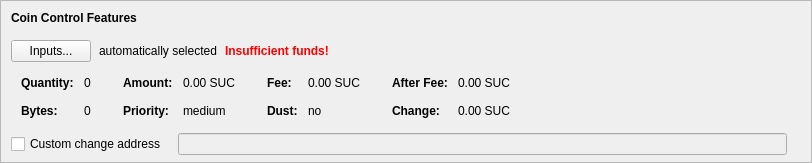
    <widget class="QFrame" name="frameCoinControl">
     <property name="sizePolicy">
      <sizepolicy hsizetype="Expanding" vsizetype="Expanding">
       <horstretch>0</horstretch>
       <verstretch>0</verstretch>
      </sizepolicy>
     </property>
     <property name="maximumSize">
      <size>
       <width>16777215</width>
       <height>16777215</height>
      </size>
     </property>
     <property name="frameShape">
      <enum>QFrame::StyledPanel</enum>
     </property>
     <property name="frameShadow">
      <enum>QFrame::Sunken</enum>
     </property>
     <layout class="QVBoxLayout" name="verticalLayoutCoinControl2">
      <property name="spacing">
       <number>0</number>
      </property>
      <property name="leftMargin">
       <number>0</number>
      </property>
      <property name="topMargin">
       <number>0</number>
      </property>
      <property name="rightMargin">
       <number>0</number>
      </property>
      <property name="bottomMargin">
       <number>6</number>
      </property>
      <item>
       <layout class="QVBoxLayout" name="verticalLayoutCoinControl" stretch="0,0,0,0,1">
        <property name="spacing">
         <number>0</number>
        </property>
        <property name="leftMargin">
         <number>10</number>
        </property>
        <property name="topMargin">
         <number>10</number>
        </property>
        <item>
         <layout class="QHBoxLayout" name="horizontalLayoutCoinControl1">
          <property name="bottomMargin">
           <number>15</number>
          </property>
          <item>
           <widget class="QLabel" name="labelCoinControlFeatures">
            <property name="sizePolicy">
             <sizepolicy hsizetype="Preferred" vsizetype="Maximum">
              <horstretch>0</horstretch>
              <verstretch>0</verstretch>
             </sizepolicy>
            </property>
            <property name="font">
             <font>
              <weight>75</weight>
              <bold>true</bold>
             </font>
            </property>
            <property name="styleSheet">
             <string notr="true">font-weight:bold;</string>
            </property>
            <property name="text">
             <string>Coin Control Features</string>
            </property>
           </widget>
          </item>
         </layout>
        </item>
        <item>
         <layout class="QHBoxLayout" name="horizontalLayoutCoinControl2" stretch="0,0,0,0">
          <property name="spacing">
           <number>8</number>
          </property>
          <property name="bottomMargin">
           <number>10</number>
          </property>
          <item>
           <widget class="QPushButton" name="pushButtonCoinControl">
            <property name="styleSheet">
             <string notr="true"/>
            </property>
            <property name="text">
             <string>Inputs...</string>
            </property>
            <property name="autoDefault">
             <bool>false</bool>
            </property>
           </widget>
          </item>
          <item>
           <widget class="QLabel" name="labelCoinControlAutomaticallySelected">
            <property name="text">
             <string>automatically selected</string>
            </property>
            <property name="margin">
             <number>5</number>
            </property>
           </widget>
          </item>
          <item>
           <widget class="QLabel" name="labelCoinControlInsuffFunds">
            <property name="font">
             <font>
              <weight>75</weight>
              <bold>true</bold>
             </font>
            </property>
            <property name="styleSheet">
             <string notr="true">color:red;font-weight:bold;</string>
            </property>
            <property name="text">
             <string>Insufficient funds!</string>
            </property>
            <property name="margin">
             <number>5</number>
            </property>
           </widget>
          </item>
          <item>
           <spacer name="horizontalSpacerCoinControl">
            <property name="orientation">
             <enum>Qt::Horizontal</enum>
            </property>
            <property name="sizeHint" stdset="0">
             <size>
              <width>40</width>
              <height>1</height>
             </size>
            </property>
           </spacer>
          </item>
         </layout>
        </item>
        <item>
         <widget class="QWidget" name="widgetCoinControl" native="true">
          <property name="sizePolicy">
           <sizepolicy hsizetype="Preferred" vsizetype="Preferred">
            <horstretch>0</horstretch>
            <verstretch>0</verstretch>
           </sizepolicy>
          </property>
          <property name="minimumSize">
           <size>
            <width>0</width>
            <height>0</height>
           </size>
          </property>
          <property name="styleSheet">
           <string notr="true"/>
          </property>
          <layout class="QHBoxLayout" name="horizontalLayoutCoinControl5">
           <property name="leftMargin">
            <number>0</number>
           </property>
           <property name="topMargin">
            <number>0</number>
           </property>
           <property name="rightMargin">
            <number>0</number>
           </property>
           <property name="bottomMargin">
            <number>0</number>
           </property>
           <item>
            <layout class="QHBoxLayout" name="horizontalLayoutCoinControl3" stretch="0,0,0,1">
             <property name="spacing">
              <number>20</number>
             </property>
             <property name="topMargin">
              <number>0</number>
             </property>
             <property name="bottomMargin">
              <number>10</number>
             </property>
             <item>
              <layout class="QFormLayout" name="formLayoutCoinControl1">
               <property name="horizontalSpacing">
                <number>10</number>
               </property>
               <property name="verticalSpacing">
                <number>14</number>
               </property>
               <property name="leftMargin">
                <number>10</number>
               </property>
               <property name="topMargin">
                <number>4</number>
               </property>
               <property name="rightMargin">
                <number>6</number>
               </property>
               <item row="0" column="0">
                <widget class="QLabel" name="labelCoinControlQuantityText">
                 <property name="font">
                  <font>
                   <weight>75</weight>
                   <bold>true</bold>
                  </font>
                 </property>
                 <property name="text">
                  <string>Quantity:</string>
                 </property>
                 <property name="margin">
                  <number>0</number>
                 </property>
                </widget>
               </item>
               <item row="0" column="1">
                <widget class="QLabel" name="labelCoinControlQuantity">
                 <property name="cursor">
                  <cursorShape>IBeamCursor</cursorShape>
                 </property>
                 <property name="contextMenuPolicy">
                  <enum>Qt::ActionsContextMenu</enum>
                 </property>
                 <property name="text">
                  <string notr="true">0</string>
                 </property>
                 <property name="margin">
                  <number>0</number>
                 </property>
                 <property name="textInteractionFlags">
                  <set>Qt::LinksAccessibleByMouse|Qt::TextSelectableByKeyboard|Qt::TextSelectableByMouse</set>
                 </property>
                </widget>
               </item>
               <item row="1" column="0">
                <widget class="QLabel" name="labelCoinControlBytesText">
                 <property name="font">
                  <font>
                   <weight>75</weight>
                   <bold>true</bold>
                  </font>
                 </property>
                 <property name="text">
                  <string>Bytes:</string>
                 </property>
                </widget>
               </item>
               <item row="1" column="1">
                <widget class="QLabel" name="labelCoinControlBytes">
                 <property name="cursor">
                  <cursorShape>IBeamCursor</cursorShape>
                 </property>
                 <property name="contextMenuPolicy">
                  <enum>Qt::ActionsContextMenu</enum>
                 </property>
                 <property name="text">
                  <string notr="true">0</string>
                 </property>
                 <property name="textInteractionFlags">
                  <set>Qt::LinksAccessibleByMouse|Qt::TextSelectableByKeyboard|Qt::TextSelectableByMouse</set>
                 </property>
                </widget>
               </item>
              </layout>
             </item>
             <item>
              <layout class="QFormLayout" name="formLayoutCoinControl2">
               <property name="horizontalSpacing">
                <number>10</number>
               </property>
               <property name="verticalSpacing">
                <number>14</number>
               </property>
               <property name="leftMargin">
                <number>6</number>
               </property>
               <property name="topMargin">
                <number>4</number>
               </property>
               <property name="rightMargin">
                <number>6</number>
               </property>
               <item row="0" column="0">
                <widget class="QLabel" name="labelCoinControlAmountText">
                 <property name="font">
                  <font>
                   <weight>75</weight>
                   <bold>true</bold>
                  </font>
                 </property>
                 <property name="text">
                  <string>Amount:</string>
                 </property>
                 <property name="margin">
                  <number>0</number>
                 </property>
                </widget>
               </item>
               <item row="0" column="1">
                <widget class="QLabel" name="labelCoinControlAmount">
                 <property name="cursor">
                  <cursorShape>IBeamCursor</cursorShape>
                 </property>
                 <property name="contextMenuPolicy">
                  <enum>Qt::ActionsContextMenu</enum>
                 </property>
                 <property name="text">
                  <string notr="true">0.00 SUC</string>
                 </property>
                 <property name="textInteractionFlags">
                  <set>Qt::LinksAccessibleByMouse|Qt::TextSelectableByKeyboard|Qt::TextSelectableByMouse</set>
                 </property>
                </widget>
               </item>
               <item row="1" column="0">
                <widget class="QLabel" name="labelCoinControlPriorityText">
                 <property name="font">
                  <font>
                   <weight>75</weight>
                   <bold>true</bold>
                  </font>
                 </property>
                 <property name="text">
                  <string>Priority:</string>
                 </property>
                </widget>
               </item>
               <item row="1" column="1">
                <widget class="QLabel" name="labelCoinControlPriority">
                 <property name="cursor">
                  <cursorShape>IBeamCursor</cursorShape>
                 </property>
                 <property name="contextMenuPolicy">
                  <enum>Qt::ActionsContextMenu</enum>
                 </property>
                 <property name="text">
                  <string>medium</string>
                 </property>
                 <property name="textInteractionFlags">
                  <set>Qt::LinksAccessibleByMouse|Qt::TextSelectableByKeyboard|Qt::TextSelectableByMouse</set>
                 </property>
                </widget>
               </item>
              </layout>
             </item>
             <item>
              <layout class="QFormLayout" name="formLayoutCoinControl3">
               <property name="horizontalSpacing">
                <number>10</number>
               </property>
               <property name="verticalSpacing">
                <number>14</number>
               </property>
               <property name="leftMargin">
                <number>6</number>
               </property>
               <property name="topMargin">
                <number>4</number>
               </property>
               <property name="rightMargin">
                <number>6</number>
               </property>
               <item row="0" column="0">
                <widget class="QLabel" name="labelCoinControlFeeText">
                 <property name="font">
                  <font>
                   <weight>75</weight>
                   <bold>true</bold>
                  </font>
                 </property>
                 <property name="text">
                  <string>Fee:</string>
                 </property>
                 <property name="margin">
                  <number>0</number>
                 </property>
                </widget>
               </item>
               <item row="0" column="1">
                <widget class="QLabel" name="labelCoinControlFee">
                 <property name="cursor">
                  <cursorShape>IBeamCursor</cursorShape>
                 </property>
                 <property name="contextMenuPolicy">
                  <enum>Qt::ActionsContextMenu</enum>
                 </property>
                 <property name="text">
                  <string notr="true">0.00 SUC</string>
                 </property>
                 <property name="textInteractionFlags">
                  <set>Qt::LinksAccessibleByMouse|Qt::TextSelectableByKeyboard|Qt::TextSelectableByMouse</set>
                 </property>
                </widget>
               </item>
               <item row="1" column="0">
                <widget class="QLabel" name="labelCoinControlLowOutputText">
                 <property name="font">
                  <font>
                   <weight>75</weight>
                   <bold>true</bold>
                  </font>
                 </property>
                 <property name="text">
                  <string>Dust:</string>
                 </property>
                </widget>
               </item>
               <item row="1" column="1">
                <widget class="QLabel" name="labelCoinControlLowOutput">
                 <property name="cursor">
                  <cursorShape>IBeamCursor</cursorShape>
                 </property>
                 <property name="contextMenuPolicy">
                  <enum>Qt::ActionsContextMenu</enum>
                 </property>
                 <property name="text">
                  <string>no</string>
                 </property>
                 <property name="textInteractionFlags">
                  <set>Qt::LinksAccessibleByMouse|Qt::TextSelectableByKeyboard|Qt::TextSelectableByMouse</set>
                 </property>
                </widget>
               </item>
              </layout>
             </item>
             <item>
              <layout class="QFormLayout" name="formLayoutCoinControl4">
               <property name="horizontalSpacing">
                <number>10</number>
               </property>
               <property name="verticalSpacing">
                <number>14</number>
               </property>
               <property name="leftMargin">
                <number>6</number>
               </property>
               <property name="topMargin">
                <number>4</number>
               </property>
               <property name="rightMargin">
                <number>6</number>
               </property>
               <item row="0" column="0">
                <widget class="QLabel" name="labelCoinControlAfterFeeText">
                 <property name="font">
                  <font>
                   <weight>75</weight>
                   <bold>true</bold>
                  </font>
                 </property>
                 <property name="text">
                  <string>After Fee:</string>
                 </property>
                 <property name="margin">
                  <number>0</number>
                 </property>
                </widget>
               </item>
               <item row="0" column="1">
                <widget class="QLabel" name="labelCoinControlAfterFee">
                 <property name="cursor">
                  <cursorShape>IBeamCursor</cursorShape>
                 </property>
                 <property name="contextMenuPolicy">
                  <enum>Qt::ActionsContextMenu</enum>
                 </property>
                 <property name="text">
                  <string notr="true">0.00 SUC</string>
                 </property>
                 <property name="textInteractionFlags">
                  <set>Qt::LinksAccessibleByMouse|Qt::TextSelectableByKeyboard|Qt::TextSelectableByMouse</set>
                 </property>
                </widget>
               </item>
               <item row="1" column="0">
                <widget class="QLabel" name="labelCoinControlChangeText">
                 <property name="font">
                  <font>
                   <weight>75</weight>
                   <bold>true</bold>
                  </font>
                 </property>
                 <property name="text">
                  <string>Change:</string>
                 </property>
                </widget>
               </item>
               <item row="1" column="1">
                <widget class="QLabel" name="labelCoinControlChange">
                 <property name="cursor">
                  <cursorShape>IBeamCursor</cursorShape>
                 </property>
                 <property name="contextMenuPolicy">
                  <enum>Qt::ActionsContextMenu</enum>
                 </property>
                 <property name="text">
                  <string notr="true">0.00 SUC</string>
                 </property>
                 <property name="textInteractionFlags">
                  <set>Qt::LinksAccessibleByMouse|Qt::TextSelectableByKeyboard|Qt::TextSelectableByMouse</set>
                 </property>
                </widget>
               </item>
              </layout>
             </item>
            </layout>
           </item>
          </layout>
         </widget>
        </item>
        <item>
         <layout class="QHBoxLayout" name="horizontalLayoutCoinControl4" stretch="0,0,0">
          <property name="spacing">
           <number>12</number>
          </property>
          <property name="sizeConstraint">
           <enum>QLayout::SetDefaultConstraint</enum>
          </property>
          <property name="topMargin">
           <number>5</number>
          </property>
          <property name="rightMargin">
           <number>5</number>
          </property>
          <item>
           <widget class="QCheckBox" name="checkBoxCoinControlChange">
            <property name="toolTip">
             <string>If this is activated, but the change address is empty or invalid, change will be sent to a newly generated address.</string>
            </property>
            <property name="text">
             <string>Custom change address</string>
            </property>
           </widget>
          </item>
          <item>
           <widget class="QValidatedLineEdit" name="lineEditCoinControlChange">
            <property name="enabled">
             <bool>false</bool>
            </property>
            <property name="sizePolicy">
             <sizepolicy hsizetype="Expanding" vsizetype="Fixed">
              <horstretch>0</horstretch>
              <verstretch>0</verstretch>
             </sizepolicy>
            </property>
           </widget>
          </item>
          <item>
           <widget class="QLabel" name="labelCoinControlChangeLabel">
            <property name="sizePolicy">
             <sizepolicy hsizetype="Preferred" vsizetype="Expanding">
              <horstretch>0</horstretch>
              <verstretch>0</verstretch>
             </sizepolicy>
            </property>
            <property name="minimumSize">
             <size>
              <width>0</width>
              <height>0</height>
             </size>
            </property>
            <property name="text">
             <string/>
            </property>
            <property name="margin">
             <number>3</number>
            </property>
           </widget>
          </item>
         </layout>
        </item>
        <item>
         <spacer name="verticalSpacerCoinControl">
          <property name="orientation">
           <enum>Qt::Vertical</enum>
          </property>
          <property name="sizeHint" stdset="0">
           <size>
            <width>800</width>
            <height>1</height>
           </size>
          </property>
         </spacer>
        </item>
       </layout>
      </item>
     </layout>
    </widget>
